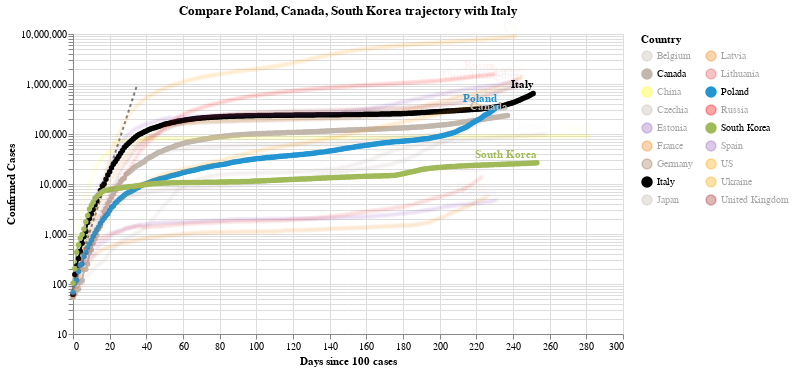

Write notebook code for a chart like this one.
### Code cell
#hide_input
chart3 = make_since_chart(dff2, ['Poland', 'Canada', 'South Korea'], baseline_countries)
chart3

### Figure 1 — Vega-Lite specification as saved in the notebook (floating-point values rounded to 4 significant figures; data arrays with more than 128 entries replaced by an {"elided": "..."} marker saying what was removed)
{"config": {"view": {"continuousWidth": 400, "continuousHeight": 300}}, "layer": [{"data": {"name": "data-628230001892d6798b50651be41d1b3e"}, "mark": {"type": "line", "color": "black", "opacity": 0.5, "strokeDash": [3, 3]}, "encoding": {"x": {"type": "quantitative", "field": "Days since 100 cases"}, "y": {"type": "quantitative", "field": "Confirmed Cases"}}}, {"data": {"name": "data-1faa1753af08a96df94a386797f67355"}, "mark": {"type": "line", "point": true}, "encoding": {"color": {"type": "nominal", "field": "Country", "legend": {"columns": 2}, "scale": {"domain": ["Belgium", "Canada", "China", "Czechia", "Estonia", "France", "Germany", "Italy", "Japan", "Latvia", "Lithuania", "Poland", "Russia", "South Korea", "Spain", "US", "Ukraine", "United Kingdom"], "range": ["#C1B7AD", "#C1B7AD", "yellow", "#C1B7AD", "#9467bd", "#F58518", "#9D755D", "black", "#C1B7AD", "#F58518", "#E45756", "#2495D3", "red", "#A1BA59", "#9467bd", "orange", "orange", "brown"]}}, "opacity": {"condition": {"value": 1, "selection": "selector001"}, "value": 0.05}, "tooltip": [{"type": "nominal", "field": "Country"}, {"type": "temporal", "field": "Date"}, {"type": "quantitative", "field": "Confirmed Cases"}, {"type": "quantitative", "field": "Days since 100 cases"}], "x": {"type": "quantitative", "field": "Days since 100 cases"}, "y": {"type": "quantitative", "field": "Confirmed Cases", "scale": {"type": "log"}}}, "selection": {"selector001": {"type": "multi", "fields": ["Country"], "bind": "legend", "init": [{"Country": "Poland"}, {"Country": "Canada"}, {"Country": "South Korea"}, {"Country": "Italy"}]}}, "width": 550}, {"data": {"name": "data-1faa1753af08a96df94a386797f67355"}, "mark": {"type": "text", "align": "right", "dy": -8, "fontWeight": "bold"}, "encoding": {"color": {"type": "nominal", "field": "Country", "legend": {"columns": 2}, "scale": {"domain": ["Belgium", "Canada", "China", "Czechia", "Estonia", "France", "Germany", "Italy", "Japan", "Latvia", "Lithuania", "Poland", "Russia", "South Korea", "Spain", "US", "Ukraine", "United Kingdom"], "range": ["#C1B7AD", "#C1B7AD", "yellow", "#C1B7AD", "#9467bd", "#F58518", "#9D755D", "black", "#C1B7AD", "#F58518", "#E45756", "#2495D3", "red", "#A1BA59", "#9467bd", "orange", "orange", "brown"]}}, "opacity": {"condition": {"value": 1, "selection": "selector001"}, "value": 0.05}, "text": {"type": "nominal", "field": "Country"}, "tooltip": [{"type": "nominal", "field": "Country"}, {"type": "temporal", "field": "Date"}, {"type": "quantitative", "field": "Confirmed Cases"}, {"type": "quantitative", "field": "Days since 100 cases"}], "x": {"type": "quantitative", "field": "Days since 100 cases"}, "y": {"type": "quantitative", "field": "Confirmed Cases", "scale": {"type": "log"}}}, "transform": [{"filter": "(datum['Date'] >= 1604016000000)"}], "width": 550}], "title": "Compare Poland, Canada, South Korea trajectory with Italy", "$schema": "https://vega.github.io/schema/vega-lite/v4.8.1.json", "datasets": {"data-628230001892d6798b50651be41d1b3e": [{"Days since 100 cases": 0, "Confirmed Cases": 100.0}, {"Days since 100 cases": 1, "Confirmed Cases": 130.0}, {"Days since 100 cases": 2, "Confirmed Cases": 169.0}, {"Days since 100 cases": 3, "Confirmed Cases": 219.7}, {"Days since 100 cases": 4, "Confirmed Cases": 285.6}, {"Days since 100 cases": 5, "Confirmed Cases": 371.3}, {"Days since 100 cases": 6, "Confirmed Cases": 482.7}, {"Days since 100 cases": 7, "Confirmed Cases": 627.5}, {"Days since 100 cases": 8, "Confirmed Cases": 815.7}, {"Days since 100 cases": 9, "Confirmed Cases": 1060.0}, {"Days since 100 cases": 10, "Confirmed Cases": 1379.0}, {"Days since 100 cases": 11, "Confirmed Cases": 1792.0}, {"Days since 100 cases": 12, "Confirmed Cases": 2330.0}, {"Days since 100 cases": 13, "Confirmed Cases": 3029.0}, {"Days since 100 cases": 14, "Confirmed Cases": 3937.0}, {"Days since 100 cases": 15, "Confirmed Cases": 5119.0}, {"Days since 100 cases": 16, "Confirmed Cases": 6654.0}, {"Days since 100 cases": 17, "Confirmed Cases": 8650.0}, {"Days since 100 cases": 18, "Confirmed Cases": 11250.0}, {"Days since 100 cases": 19, "Confirmed Cases": 14620.0}, {"Days since 100 cases": 20, "Confirmed Cases": 19000.0}, {"Days since 100 cases": 21, "Confirmed Cases": 24710.0}, {"Days since 100 cases": 22, "Confirmed Cases": 32120.0}, {"Days since 100 cases": 23, "Confirmed Cases": 41750.0}, {"Days since 100 cases": 24, "Confirmed Cases": 54280.0}, {"Days since 100 cases": 25, "Confirmed Cases": 70560.0}, {"Days since 100 cases": 26, "Confirmed Cases": 91730.0}, {"Days since 100 cases": 27, "Confirmed Cases": 119300.0}, {"Days since 100 cases": 28, "Confirmed Cases": 155000.0}, {"Days since 100 cases": 29, "Confirmed Cases": 201500.0}, {"Days since 100 cases": 30, "Confirmed Cases": 262000.0}, {"Days since 100 cases": 31, "Confirmed Cases": 340600.0}, {"Days since 100 cases": 32, "Confirmed Cases": 442800.0}, {"Days since 100 cases": 33, "Confirmed Cases": 575600.0}, {"Days since 100 cases": 34, "Confirmed Cases": 748300.0}, {"Days since 100 cases": 35, "Confirmed Cases": 972800.0}], "data-1faa1753af08a96df94a386797f67355": {"elided": "4353 records"}}}
